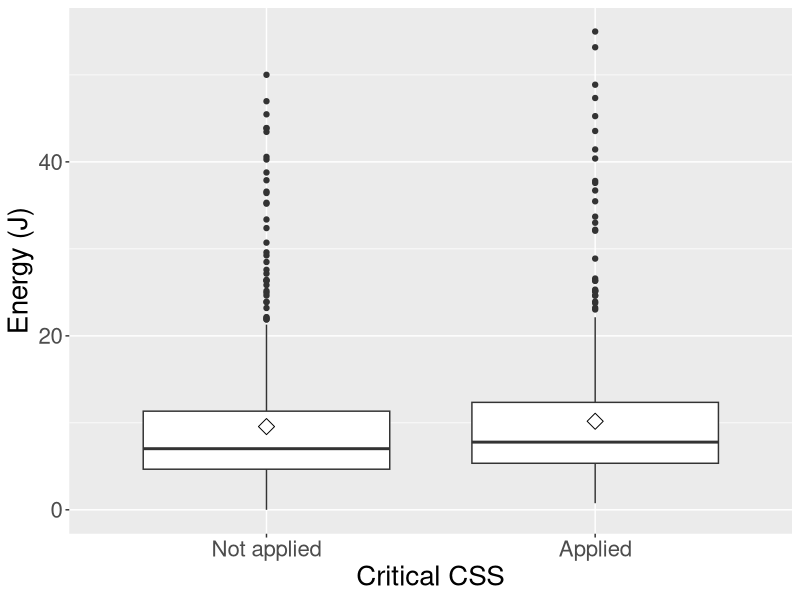
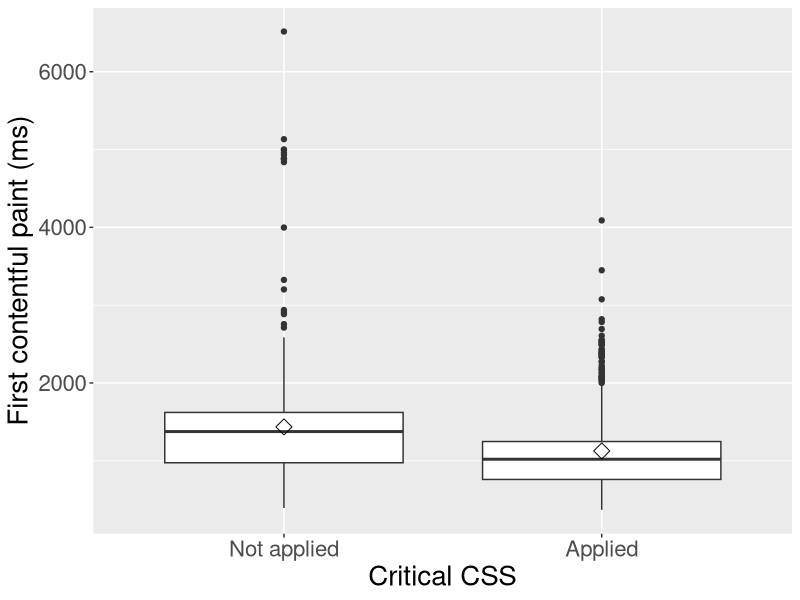
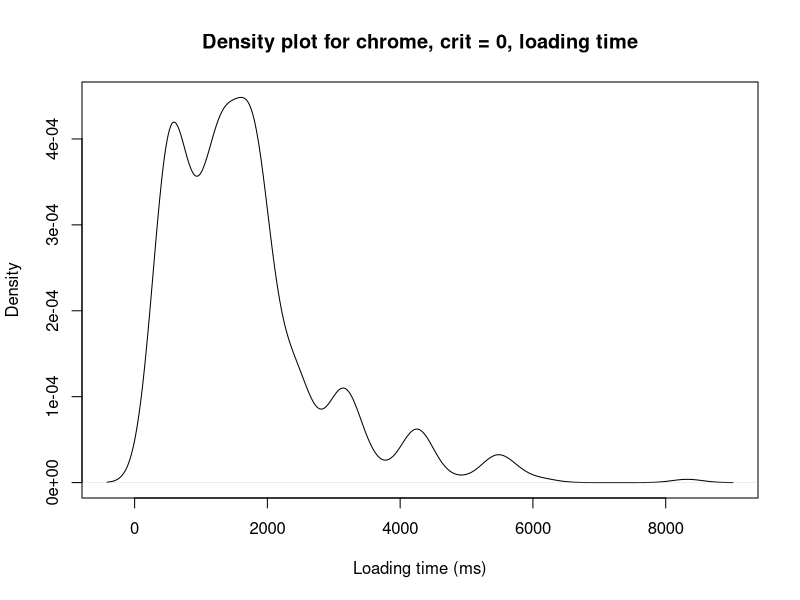
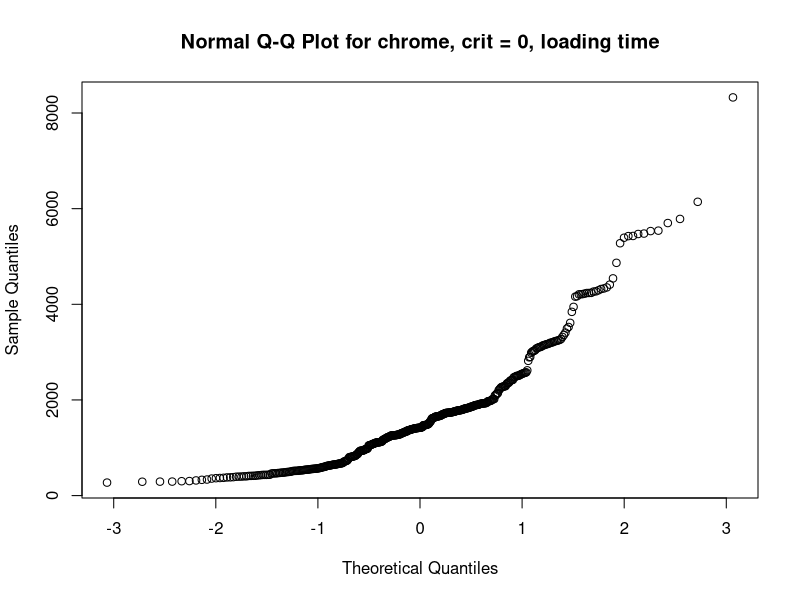
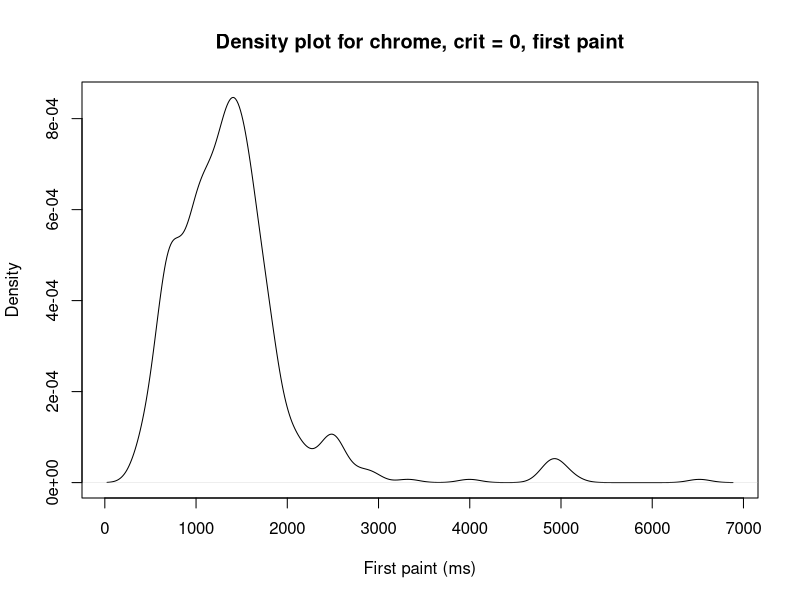
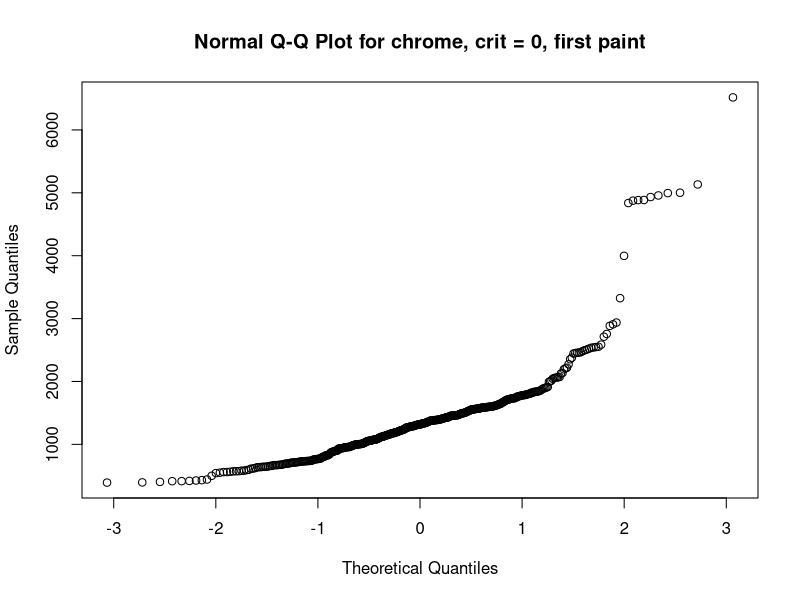
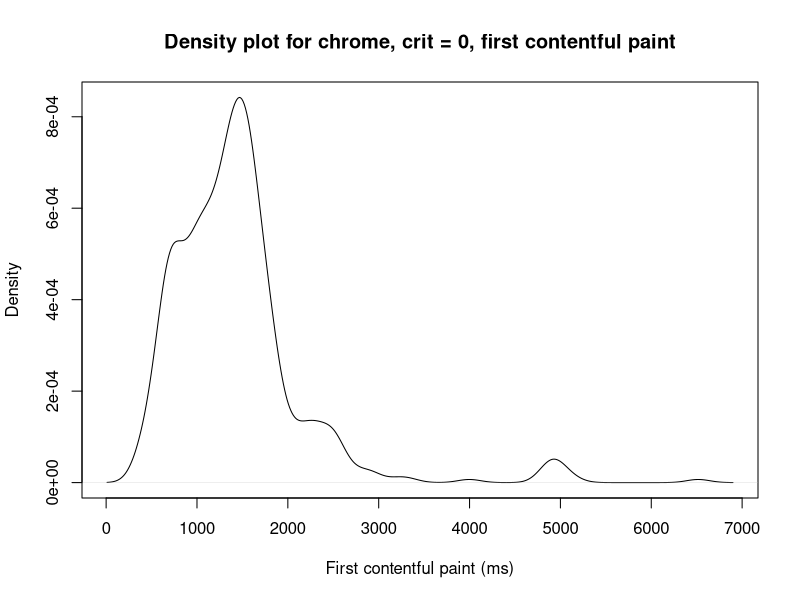
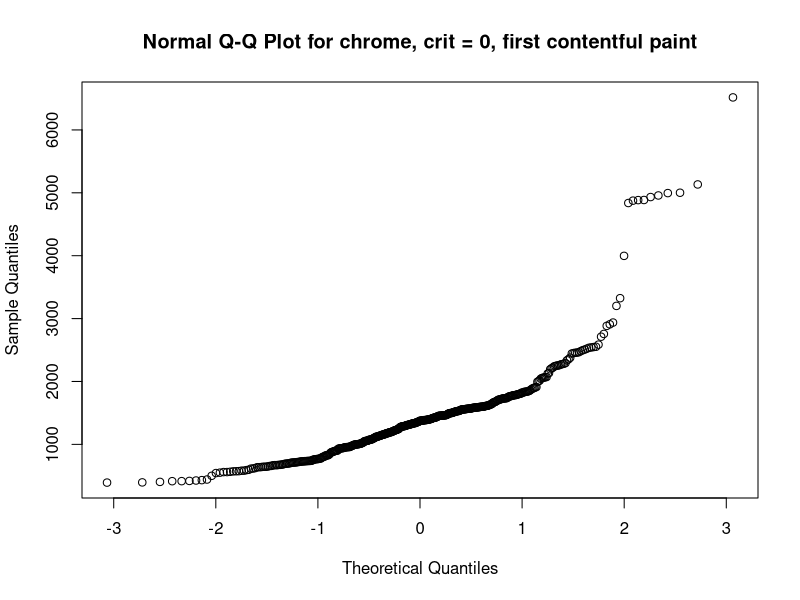

The R script that drew these images, in order: (Note: this script raises an error after producing the figures.)
rm(list=ls())
library(ggplot2)

# loading data
data = read.table("final_data.txt", header = TRUE, sep = ",", dec = ".")

data$site = as.factor(data$site)
data$crit = as.factor(data$crit)
data$browser = as.factor(data$browser)

# Data exploration

# Descriptive statistics
by(data[data$browser=="chrome", ], data[data$browser=="chrome", ]$crit, summary)

by(data[data$browser=="firefox", ], data[data$browser=="firefox", ]$crit, summary)

get_std <- function(data, browser, crit) {
  print(sd(data[which(data$browser == browser & data$crit==crit), ]$lt))
  print(sd(data[which(data$browser == browser & data$crit==crit), ]$fp))
  print(sd(data[which(data$browser == browser & data$crit==crit), ]$fcp))
  print(sd(data[which(data$browser == browser & data$crit==crit), ]$e))
}

get_std(data, "chrome", 0)
get_std(data, "firefox", 0)
get_std(data, "chrome", 1)
get_std(data, "firefox", 1)

# Box plots
p <- ggplot(data[data$browser=="chrome", ], aes(x = crit, y=e, group=crit)) + 
  geom_boxplot() + xlab("Critical CSS") + ylab("Energy (J)")
p + stat_summary(fun=mean, geom="point", shape=23, size=4) + theme(text = element_text(size = 20)) + scale_x_discrete(labels=c("Not applied", "Applied"))

p <- ggplot(data[data$browser=="chrome", ], aes(x = crit, y=fcp, group=crit)) + 
  geom_boxplot() + xlab("Critical CSS") + ylab("First contentful paint (ms)")
p + stat_summary(fun=mean, geom="point", shape=23, size=4) + theme(text = element_text(size = 20)) + scale_x_discrete(labels=c("Not applied", "Applied"))

# check normality
check_normality <- function(dataset_to_eval, x, title) {
  plot(density(dataset_to_eval), xlab=x, main=paste("Density plot for", title, sep=" "))
  qqnorm(dataset_to_eval, main=paste("Normal Q-Q Plot for", title, sep=" "))
  print(shapiro.test(dataset_to_eval))
}

# Chrome, critical = 0
check_normality(data[which(data$browser == "chrome" & data$crit==0), ]$lt, "Loading time (ms)", "chrome, crit = 0, loading time")
check_normality(data[which(data$browser == "chrome" & data$crit==0), ]$fp, "First paint (ms)", "chrome, crit = 0, first paint")
check_normality(data[which(data$browser == "chrome" & data$crit==0), ]$fcp, "First contentful paint (ms)", "chrome, crit = 0, first contentful paint")
check_normality(data[which(data$browser == "chrome" & data$crit==0), ]$e, "Energy usage (J)", "chrome, crit = 0, energy usage")

# Chrome, critical = 1
check_normality(data[which(data$browser == "chrome" & data$crit==1), ]$lt, "Loading time (ms)", "chrome, crit = 1, loading time")
check_normality(data[which(data$browser == "chrome" & data$crit==1), ]$fp, "First paint (ms)", "chrome, crit = 1, first paint")
check_normality(data[which(data$browser == "chrome" & data$crit==1), ]$fcp, "First contentful paint (ms)", "chrome, crit = 1, first contentful paint")
check_normality(data[which(data$browser == "chrome" & data$crit==1), ]$e, "Energy usage (J)", "chrome, crit = 1, energy usage")

# Firefox, critical = 0
check_normality(data[which(data$browser == "firefox" & data$crit==0), ]$lt, "Loading time (ms)", "firefox, crit = 0, loading time")
check_normality(data[which(data$browser == "firefox" & data$crit==0), ]$fp, "First paint (ms)", "firefox, crit = 0, first paint")
check_normality(data[which(data$browser == "firefox" & data$crit==0), ]$fcp, "First contentful paint (ms)", "firefox, crit = 0, first contentful paint")
check_normality(data[which(data$browser == "firefox" & data$crit==0), ]$e, "Energy usage (J)", "firefox, crit = 0, energy usage")

# Firefox, critical = 1
check_normality(data[which(data$browser == "firefox" & data$crit==1), ]$lt, "Loading time (ms)", "firefox, crit = 1, loading time")
check_normality(data[which(data$browser == "firefox" & data$crit==1), ]$fp, "First paint (ms)", "firefox, crit = 1, first paint")
check_normality(data[which(data$browser == "firefox" & data$crit==1), ]$fcp, "First contentful paint (ms)", "firefox, crit = 1, first contentful paint")
check_normality(data[which(data$browser == "firefox" & data$crit==1), ]$e, "Energy usage (J)", "firefox, crit = 1, energy usage")

# Figure Q-Q plots 
par(mfrow=c(2,2))
qqnorm(data[which(data$browser == "chrome" & data$crit==0), ]$fcp, main="Density plot for chrome, crit = 0, first contentful paint")
qqnorm(data[which(data$browser == "chrome" & data$crit==1), ]$fcp, main="Density plot for chrome, crit = 1, first contentful paint")
qqnorm(data[which(data$browser == "chrome" & data$crit==0), ]$e, main="Density plot for chrome, crit = 0, energy usage")
qqnorm(data[which(data$browser == "chrome" & data$crit==1), ]$e, main="Density plot for chrome, crit = 1, energy usage")

par(mfrow=c(1,1))
plot(density(data[which(data$browser == "chrome" & data$crit==0), ]$fcp), 
     xlab="First contentful paint (ms)", ylim=c(0,0.0012), col="blue", 
     main="With and without Critical CSS of first contentful paint in Chrome",
     cex.main=2, cex.lab=1.5)
lines(density(data[which(data$browser == "chrome" & data$crit==1), ]$fcp), col="red")
legend("topright",
       c("Critical CSS applied", "Critical CSS not applied"),
       fill=c("red","blue"),
       cex=1.5
)

#Chrome
par(mfrow=c(2,2))
plot(density(data[which(data$browser == "chrome" & data$crit==0), ]$lt), 
     xlab="Load time (ms)", ylim=c(0,0.0006), col="blue", 
     main="Density plot for load time in Chrome",
     cex.main=1, cex.lab=1.5)
lines(density(data[which(data$browser == "chrome" & data$crit==1), ]$lt), col="red")
legend("topright",
       c("Critical CSS applied", "Critical CSS not applied"),
       fill=c("red","blue"),
       cex=1.5
)

plot(density(data[which(data$browser == "chrome" & data$crit==0), ]$fp), 
     xlab="First paint (ms)", ylim=c(0,0.0012), col="blue", 
     main="Density plot for first paint in Chrome",
     cex.main=1, cex.lab=1.5)
lines(density(data[which(data$browser == "chrome" & data$crit==1), ]$fp), col="red")
legend("topright",
       c("Critical CSS applied", "Critical CSS not applied"),
       fill=c("red","blue"),
       cex=1.5
)

plot(density(data[which(data$browser == "chrome" & data$crit==0), ]$fcp), 
     xlab="First contentful paint (ms)", ylim=c(0,0.0012), col="blue", 
     main="Density plot for first contentful paint in Chrome",
     cex.main=1, cex.lab=1.5)
lines(density(data[which(data$browser == "chrome" & data$crit==1), ]$fcp), col="red")
legend("topright",
       c("Critical CSS applied", "Critical CSS not applied"),
       fill=c("red","blue"),
       cex=1.5
)

plot(density(data[which(data$browser == "chrome" & data$crit==0), ]$e), 
     xlab="Energy (J)", ylim=c(0,0.11), col="blue", 
     main="Density plot for energy in Chrome",
     cex.main=1, cex.lab=1.5)
lines(density(data[which(data$browser == "chrome" & data$crit==1), ]$e), col="red")
legend("topright",
       c("Critical CSS applied", "Critical CSS not applied"),
       fill=c("red","blue"),
       cex=1.5
)

# Firefox
par(mfrow=c(2,2))
plot(density(data[which(data$browser == "firefox" & data$crit==0), ]$lt), 
     xlab="Load time (ms)", ylim=c(0,0.0005), col="blue", 
     main="Density plot for load time in Firefox",
     cex.main=1, cex.lab=1.5)
lines(density(data[which(data$browser == "firefox" & data$crit==1), ]$lt), col="red")
legend("topright",
       c("Critical CSS applied", "Critical CSS not applied"),
       fill=c("red","blue"),
       cex=1.5
)

plot(density(data[which(data$browser == "firefox" & data$crit==0), ]$fp), 
     xlab="First paint (ms)", ylim=c(0,0.001), col="blue", 
     main="Density plot for first paint in Firefox",
     cex.main=1, cex.lab=1.5)
lines(density(data[which(data$browser == "firefox" & data$crit==1), ]$fp), col="red")
legend("topright",
       c("Critical CSS applied", "Critical CSS not applied"),
       fill=c("red","blue"),
       cex=1.5
)

plot(density(data[which(data$browser == "firefox" & data$crit==0), ]$fcp), 
     xlab="First contentful paint (ms)", ylim=c(0,0.0010), col="blue", 
     main="Density plot for first contentful paint in Firefox",
     cex.main=1, cex.lab=1.5)
lines(density(data[which(data$browser == "firefox" & data$crit==1), ]$fcp), col="red")
legend("topright",
       c("Critical CSS applied", "Critical CSS not applied"),
       fill=c("red","blue"),
       cex=1.5
)

plot(density(data[which(data$browser == "firefox" & data$crit==0), ]$e), 
     xlab="Energy (J)", ylim=c(0,0.08), col="blue", 
     main="Density plot for energy in Firefox",
     cex.main=1, cex.lab=1.5)
lines(density(data[which(data$browser == "firefox" & data$crit==1), ]$e), col="red")
legend("topright",
       c("Critical CSS applied", "Critical CSS not applied"),
       fill=c("red","blue"),
       cex=1.5
)

data1 = data[which(data$browser == "chrome" & data$crit==0), ]$lt
data2 = data[which(data$browser == "chrome" & data$crit==1), ]$lt
wilcox.test(data1, data2, paired=TRUE)
cliff.delta(data2, data1)
data1 = data[which(data$browser == "chrome" & data$crit==0), ]$fp
data2 = data[which(data$browser == "chrome" & data$crit==1), ]$fp
wilcox.test(data1, data2, paired=TRUE)
cliff.delta(data2, data1)
data1 = data[which(data$browser == "chrome" & data$crit==0), ]$fcp
data2 = data[which(data$browser == "chrome" & data$crit==1), ]$fcp
wilcox.test(data1, data2, paired=TRUE)
cliff.delta(data2, data1)
data1 = data[which(data$browser == "chrome" & data$crit==0), ]$e
data2 = data[which(data$browser == "chrome" & data$crit==1), ]$e
wilcox.test(data1, data2, paired=TRUE)
cliff.delta(data2, data1)

data1 = data[which(data$browser == "firefox" & data$crit==0), ]$lt
data2 = data[which(data$browser == "firefox" & data$crit==1), ]$lt
wilcox.test(data1, data2, paired=TRUE)
cliff.delta(data2, data1)
data1 = data[which(data$browser == "firefox" & data$crit==0), ]$fp
data2 = data[which(data$browser == "firefox" & data$crit==1), ]$fp
wilcox.test(data1, data2, paired=TRUE)
cliff.delta(data2, data1)
data1 = data[which(data$browser == "firefox" & data$crit==0), ]$fcp
data2 = data[which(data$browser == "firefox" & data$crit==1), ]$fcp
wilcox.test(data1, data2, paired=TRUE)
cliff.delta(data2, data1)
data1 = data[which(data$browser == "firefox" & data$crit==0), ]$e
data2 = data[which(data$browser == "firefox" & data$crit==1), ]$e
wilcox.test(data1, data2, paired=TRUE)
cliff.delta(data2, data1)

